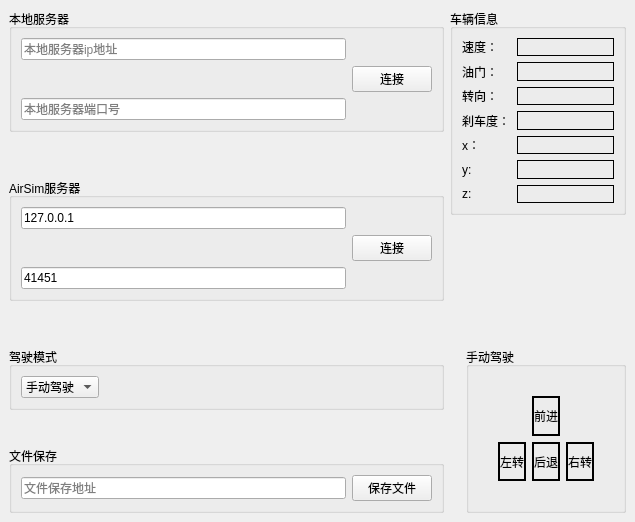
<?xml version="1.0" encoding="UTF-8"?>
<ui version="4.0">
 <class>MainWindow</class>
 <widget class="QMainWindow" name="MainWindow">
  <property name="geometry">
   <rect>
    <x>0</x>
    <y>0</y>
    <width>635</width>
    <height>522</height>
   </rect>
  </property>
  <property name="windowTitle">
   <string>AirSim控制器</string>
  </property>
  <widget class="QWidget" name="centralwidget">
   <layout class="QGridLayout" name="gridLayout_5">
    <item row="1" column="0">
     <spacer name="verticalSpacer_4">
      <property name="orientation">
       <enum>Qt::Orientation::Vertical</enum>
      </property>
      <property name="sizeType">
       <enum>QSizePolicy::Policy::Minimum</enum>
      </property>
      <property name="sizeHint" stdset="0">
       <size>
        <width>20</width>
        <height>40</height>
       </size>
      </property>
     </spacer>
    </item>
    <item row="7" column="0">
     <spacer name="verticalSpacer_6">
      <property name="orientation">
       <enum>Qt::Orientation::Vertical</enum>
      </property>
      <property name="sizeType">
       <enum>QSizePolicy::Policy::Minimum</enum>
      </property>
      <property name="sizeHint" stdset="0">
       <size>
        <width>10</width>
        <height>10</height>
       </size>
      </property>
     </spacer>
    </item>
    <item row="2" column="0" rowspan="3">
     <widget class="QGroupBox" name="groupBox">
      <property name="title">
       <string>AirSim服务器</string>
      </property>
      <layout class="QGridLayout" name="gridLayout_2">
       <item row="2" column="0">
        <widget class="QLineEdit" name="edit_serverport">
         <property name="text">
          <string>41451</string>
         </property>
         <property name="placeholderText">
          <string>AirSim服务器端口号</string>
         </property>
        </widget>
       </item>
       <item row="0" column="0">
        <widget class="QLineEdit" name="edit_serverip">
         <property name="text">
          <string>127.0.0.1</string>
         </property>
         <property name="placeholderText">
          <string>AirSim服务器ip地址</string>
         </property>
        </widget>
       </item>
       <item row="1" column="1">
        <widget class="QPushButton" name="btn_connect">
         <property name="text">
          <string>连接</string>
         </property>
        </widget>
       </item>
      </layout>
     </widget>
    </item>
    <item row="8" column="0">
     <widget class="QGroupBox" name="groupBox_5">
      <property name="title">
       <string>文件保存</string>
      </property>
      <layout class="QHBoxLayout" name="horizontalLayout_3">
       <item>
        <widget class="QLineEdit" name="edit_file">
         <property name="placeholderText">
          <string>文件保存地址</string>
         </property>
        </widget>
       </item>
       <item>
        <widget class="QPushButton" name="btn_savefile">
         <property name="text">
          <string>保存文件</string>
         </property>
        </widget>
       </item>
      </layout>
     </widget>
    </item>
    <item row="0" column="0">
     <widget class="QGroupBox" name="groupBox_7">
      <property name="title">
       <string>本地服务器</string>
      </property>
      <layout class="QGridLayout" name="gridLayout">
       <item row="0" column="0">
        <widget class="QLineEdit" name="edit_udpserverip">
         <property name="text">
          <string/>
         </property>
         <property name="placeholderText">
          <string>本地服务器ip地址</string>
         </property>
        </widget>
       </item>
       <item row="3" column="0">
        <widget class="QLineEdit" name="edit_udpserverport">
         <property name="text">
          <string/>
         </property>
         <property name="placeholderText">
          <string>本地服务器端口号</string>
         </property>
        </widget>
       </item>
       <item row="1" column="1">
        <widget class="QPushButton" name="btn_udpconnect">
         <property name="text">
          <string>连接</string>
         </property>
        </widget>
       </item>
      </layout>
     </widget>
    </item>
    <item row="3" column="2">
     <spacer name="verticalSpacer_3">
      <property name="orientation">
       <enum>Qt::Orientation::Vertical</enum>
      </property>
      <property name="sizeType">
       <enum>QSizePolicy::Policy::Minimum</enum>
      </property>
      <property name="sizeHint" stdset="0">
       <size>
        <width>20</width>
        <height>10</height>
       </size>
      </property>
     </spacer>
    </item>
    <item row="6" column="0">
     <widget class="QGroupBox" name="groupBox_2">
      <property name="title">
       <string>驾驶模式</string>
      </property>
      <layout class="QHBoxLayout" name="horizontalLayout_2">
       <item>
        <widget class="QComboBox" name="cbx_drivetype">
         <item>
          <property name="text">
           <string>手动驾驶</string>
          </property>
         </item>
         <item>
          <property name="text">
           <string>自动驾驶</string>
          </property>
         </item>
        </widget>
       </item>
       <item>
        <spacer name="horizontalSpacer_2">
         <property name="orientation">
          <enum>Qt::Orientation::Horizontal</enum>
         </property>
         <property name="sizeHint" stdset="0">
          <size>
           <width>40</width>
           <height>20</height>
          </size>
         </property>
        </spacer>
       </item>
      </layout>
     </widget>
    </item>
    <item row="5" column="0">
     <spacer name="verticalSpacer_5">
      <property name="orientation">
       <enum>Qt::Orientation::Vertical</enum>
      </property>
      <property name="sizeType">
       <enum>QSizePolicy::Policy::Minimum</enum>
      </property>
      <property name="sizeHint" stdset="0">
       <size>
        <width>20</width>
        <height>40</height>
       </size>
      </property>
     </spacer>
    </item>
    <item row="4" column="1">
     <spacer name="horizontalSpacer">
      <property name="orientation">
       <enum>Qt::Orientation::Horizontal</enum>
      </property>
      <property name="sizeType">
       <enum>QSizePolicy::Policy::Maximum</enum>
      </property>
      <property name="sizeHint" stdset="0">
       <size>
        <width>10</width>
        <height>10</height>
       </size>
      </property>
     </spacer>
    </item>
    <item row="0" column="1" rowspan="3" colspan="2">
     <widget class="QGroupBox" name="groupBox_4">
      <property name="title">
       <string>车辆信息</string>
      </property>
      <layout class="QGridLayout" name="gridLayout_4">
       <item row="4" column="1" colspan="2">
        <widget class="QLabel" name="lab_x">
         <property name="frameShape">
          <enum>QFrame::Shape::Box</enum>
         </property>
         <property name="text">
          <string/>
         </property>
        </widget>
       </item>
       <item row="6" column="0">
        <widget class="QLabel" name="label_4">
         <property name="text">
          <string>z:</string>
         </property>
        </widget>
       </item>
       <item row="2" column="1" colspan="2">
        <widget class="QLabel" name="lab_steer">
         <property name="frameShape">
          <enum>QFrame::Shape::Box</enum>
         </property>
         <property name="text">
          <string/>
         </property>
        </widget>
       </item>
       <item row="0" column="0">
        <widget class="QLabel" name="label_2">
         <property name="frameShape">
          <enum>QFrame::Shape::NoFrame</enum>
         </property>
         <property name="text">
          <string>速度：</string>
         </property>
        </widget>
       </item>
       <item row="5" column="0">
        <widget class="QLabel" name="label_3">
         <property name="text">
          <string>y:</string>
         </property>
        </widget>
       </item>
       <item row="5" column="1" colspan="2">
        <widget class="QLabel" name="lab_y">
         <property name="frameShape">
          <enum>QFrame::Shape::Box</enum>
         </property>
         <property name="text">
          <string/>
         </property>
        </widget>
       </item>
       <item row="0" column="1" colspan="2">
        <widget class="QLabel" name="lab_speed">
         <property name="frameShape">
          <enum>QFrame::Shape::Box</enum>
         </property>
         <property name="text">
          <string/>
         </property>
         <property name="alignment">
          <set>Qt::AlignmentFlag::AlignLeading|Qt::AlignmentFlag::AlignLeft|Qt::AlignmentFlag::AlignVCenter</set>
         </property>
        </widget>
       </item>
       <item row="3" column="0">
        <widget class="QLabel" name="label_8">
         <property name="text">
          <string>刹车度：</string>
         </property>
        </widget>
       </item>
       <item row="6" column="1" colspan="2">
        <widget class="QLabel" name="lab_z">
         <property name="frameShape">
          <enum>QFrame::Shape::Box</enum>
         </property>
         <property name="text">
          <string/>
         </property>
        </widget>
       </item>
       <item row="2" column="0">
        <widget class="QLabel" name="label_7">
         <property name="text">
          <string>转向：</string>
         </property>
        </widget>
       </item>
       <item row="1" column="1" colspan="2">
        <widget class="QLabel" name="lab_throttle">
         <property name="frameShape">
          <enum>QFrame::Shape::Box</enum>
         </property>
         <property name="text">
          <string/>
         </property>
         <property name="alignment">
          <set>Qt::AlignmentFlag::AlignLeading|Qt::AlignmentFlag::AlignLeft|Qt::AlignmentFlag::AlignVCenter</set>
         </property>
        </widget>
       </item>
       <item row="3" column="1" colspan="2">
        <widget class="QLabel" name="lab_brake">
         <property name="frameShape">
          <enum>QFrame::Shape::Box</enum>
         </property>
         <property name="text">
          <string/>
         </property>
         <property name="alignment">
          <set>Qt::AlignmentFlag::AlignLeading|Qt::AlignmentFlag::AlignLeft|Qt::AlignmentFlag::AlignVCenter</set>
         </property>
        </widget>
       </item>
       <item row="1" column="0">
        <widget class="QLabel" name="label_6">
         <property name="text">
          <string>油门：</string>
         </property>
        </widget>
       </item>
       <item row="4" column="0">
        <widget class="QLabel" name="label_5">
         <property name="text">
          <string>x：</string>
         </property>
        </widget>
       </item>
      </layout>
     </widget>
    </item>
    <item row="6" column="2" rowspan="3">
     <widget class="QGroupBox" name="groupBox_3">
      <property name="title">
       <string>手动驾驶</string>
      </property>
      <layout class="QGridLayout" name="gridLayout_3">
       <item row="2" column="1">
        <widget class="QLabel" name="lab_a">
         <property name="frameShape">
          <enum>QFrame::Shape::WinPanel</enum>
         </property>
         <property name="text">
          <string>左转</string>
         </property>
         <property name="alignment">
          <set>Qt::AlignmentFlag::AlignCenter</set>
         </property>
        </widget>
       </item>
       <item row="2" column="0">
        <spacer name="horizontalSpacer_3">
         <property name="orientation">
          <enum>Qt::Orientation::Horizontal</enum>
         </property>
         <property name="sizeType">
          <enum>QSizePolicy::Policy::Preferred</enum>
         </property>
         <property name="sizeHint" stdset="0">
          <size>
           <width>20</width>
           <height>20</height>
          </size>
         </property>
        </spacer>
       </item>
       <item row="3" column="2">
        <spacer name="verticalSpacer_2">
         <property name="orientation">
          <enum>Qt::Orientation::Vertical</enum>
         </property>
         <property name="sizeType">
          <enum>QSizePolicy::Policy::Preferred</enum>
         </property>
         <property name="sizeHint" stdset="0">
          <size>
           <width>20</width>
           <height>20</height>
          </size>
         </property>
        </spacer>
       </item>
       <item row="2" column="2">
        <widget class="QLabel" name="lab_s">
         <property name="frameShape">
          <enum>QFrame::Shape::WinPanel</enum>
         </property>
         <property name="text">
          <string>后退</string>
         </property>
         <property name="alignment">
          <set>Qt::AlignmentFlag::AlignCenter</set>
         </property>
        </widget>
       </item>
       <item row="2" column="4">
        <spacer name="horizontalSpacer_4">
         <property name="orientation">
          <enum>Qt::Orientation::Horizontal</enum>
         </property>
         <property name="sizeType">
          <enum>QSizePolicy::Policy::Preferred</enum>
         </property>
         <property name="sizeHint" stdset="0">
          <size>
           <width>20</width>
           <height>20</height>
          </size>
         </property>
        </spacer>
       </item>
       <item row="0" column="2">
        <spacer name="verticalSpacer">
         <property name="orientation">
          <enum>Qt::Orientation::Vertical</enum>
         </property>
         <property name="sizeType">
          <enum>QSizePolicy::Policy::Preferred</enum>
         </property>
         <property name="sizeHint" stdset="0">
          <size>
           <width>20</width>
           <height>20</height>
          </size>
         </property>
        </spacer>
       </item>
       <item row="2" column="3">
        <widget class="QLabel" name="lab_d">
         <property name="frameShape">
          <enum>QFrame::Shape::WinPanel</enum>
         </property>
         <property name="text">
          <string>右转</string>
         </property>
         <property name="alignment">
          <set>Qt::AlignmentFlag::AlignCenter</set>
         </property>
        </widget>
       </item>
       <item row="1" column="2">
        <widget class="QLabel" name="lab_w">
         <property name="font">
          <font>
           <bold>false</bold>
          </font>
         </property>
         <property name="frameShape">
          <enum>QFrame::Shape::WinPanel</enum>
         </property>
         <property name="text">
          <string>前进</string>
         </property>
         <property name="alignment">
          <set>Qt::AlignmentFlag::AlignCenter</set>
         </property>
        </widget>
       </item>
      </layout>
     </widget>
    </item>
   </layout>
   <zorder>groupBox_2</zorder>
   <zorder>groupBox</zorder>
   <zorder>groupBox_3</zorder>
   <zorder>groupBox_4</zorder>
   <zorder>groupBox_5</zorder>
   <zorder>groupBox_7</zorder>
   <zorder>verticalSpacer_3</zorder>
   <zorder>verticalSpacer_4</zorder>
   <zorder>verticalSpacer_5</zorder>
   <zorder>verticalSpacer_6</zorder>
   <zorder>horizontalSpacer</zorder>
  </widget>
 </widget>
 <resources/>
 <connections/>
</ui>
